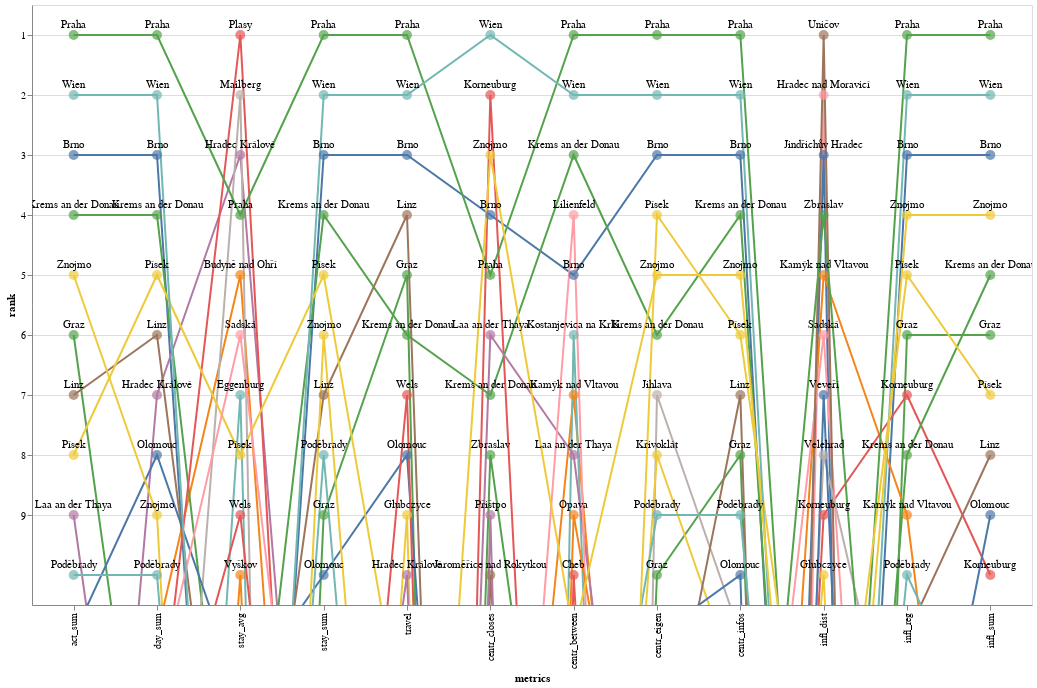

Source (notebook cell):
### Code cell
import altair as alt

max_rank = 10

# get list of important places
imp_places = []
for metric in metrics:
    imp_places_m = df_matrices_order[df_matrices_order[metric] <= max_rank].index
    imp_places.extend(imp_places_m)

imp_places = np.unique(np.array(imp_places))


imp_places = df_matrices_order.loc[imp_places]
imp_places['name'] = imp_places.index

alt.renderers.set_embed_options(
    padding={"left": 5, "right": 10, "bottom": 5, "top": 10}
)

rank_chart = alt.Chart(imp_places).transform_window(
    index='count()'
).transform_fold(
    metrics
).properties(
    width=1000,
    height=600
).encode(
    color=alt.Color('name:N', legend=None),
    x=alt.X(
        'key:N',
        axis=alt.Axis(title='metrics'),
        sort=metrics
    ),
    y=alt.Y(
        'value:Q', 
        scale=alt.Scale(zero=False, domain=[max_rank + 0.5,0.5]),
        axis=alt.Axis(values=[i for i in range(1, max_rank)], title='rank', format='.0f'),
    ),
)

lines = rank_chart.mark_line(
    clip=True
)

circles = rank_chart.mark_circle(
    clip=True,
    size=100
)

labels = rank_chart.mark_text(
    clip=True,
    align='center',
    baseline='middle',
    fill='black',
    dy=-10 
).encode(
    text='name:N'
)

lines + circles + labels

### Figure 1 — Vega-Lite specification as saved in the notebook (floating-point values rounded to 4 significant figures)
{"config": {"view": {"continuousWidth": 400, "continuousHeight": 300}}, "layer": [{"mark": {"type": "line", "clip": true}, "encoding": {"color": {"type": "nominal", "field": "name", "legend": null}, "x": {"type": "nominal", "axis": {"title": "metrics"}, "field": "key", "sort": ["act_sum", "day_sum", "stay_avg", "stay_sum", "travel", "centr_closes", "centr_between", "centr_eigen", "centr_infos", "infl_dist", "infl_reg", "infl_sum"]}, "y": {"type": "quantitative", "axis": {"format": ".0f", "title": "rank", "values": [1, 2, 3, 4, 5, 6, 7, 8, 9]}, "field": "value", "scale": {"domain": [10.5, 0.5], "zero": false}}}, "height": 600, "transform": [{"window": [{"op": "count", "as": "index"}]}, {"fold": ["act_sum", "day_sum", "stay_avg", "stay_sum", "travel", "centr_closes", "centr_between", "centr_eigen", "centr_infos", "infl_dist", "infl_reg", "infl_sum"]}], "width": 1000}, {"mark": {"type": "circle", "clip": true, "size": 100}, "encoding": {"color": {"type": "nominal", "field": "name", "legend": null}, "x": {"type": "nominal", "axis": {"title": "metrics"}, "field": "key", "sort": ["act_sum", "day_sum", "stay_avg", "stay_sum", "travel", "centr_closes", "centr_between", "centr_eigen", "centr_infos", "infl_dist", "infl_reg", "infl_sum"]}, "y": {"type": "quantitative", "axis": {"format": ".0f", "title": "rank", "values": [1, 2, 3, 4, 5, 6, 7, 8, 9]}, "field": "value", "scale": {"domain": [10.5, 0.5], "zero": false}}}, "height": 600, "transform": [{"window": [{"op": "count", "as": "index"}]}, {"fold": ["act_sum", "day_sum", "stay_avg", "stay_sum", "travel", "centr_closes", "centr_between", "centr_eigen", "centr_infos", "infl_dist", "infl_reg", "infl_sum"]}], "width": 1000}, {"mark": {"type": "text", "align": "center", "baseline": "middle", "clip": true, "dy": -10, "fill": "black"}, "encoding": {"color": {"type": "nominal", "field": "name", "legend": null}, "text": {"type": "nominal", "field": "name"}, "x": {"type": "nominal", "axis": {"title": "metrics"}, "field": "key", "sort": ["act_sum", "day_sum", "stay_avg", "stay_sum", "travel", "centr_closes", "centr_between", "centr_eigen", "centr_infos", "infl_dist", "infl_reg", "infl_sum"]}, "y": {"type": "quantitative", "axis": {"format": ".0f", "title": "rank", "values": [1, 2, 3, 4, 5, 6, 7, 8, 9]}, "field": "value", "scale": {"domain": [10.5, 0.5], "zero": false}}}, "height": 600, "transform": [{"window": [{"op": "count", "as": "index"}]}, {"fold": ["act_sum", "day_sum", "stay_avg", "stay_sum", "travel", "centr_closes", "centr_between", "centr_eigen", "centr_infos", "infl_dist", "infl_reg", "infl_sum"]}], "width": 1000}], "data": {"name": "data-18f59602f5d43185d86025e55f8788f0"}, "$schema": "https://vega.github.io/schema/vega-lite/v4.8.1.json", "datasets": {"data-18f59602f5d43185d86025e55f8788f0": [{"act_sum": 3, "day_sum": 3, "stay_avg": 24, "stay_sum": 3, "travel": 3, "centr_closes": 4, "centr_between": 5, "centr_eigen": 3, "centr_infos": 3, "infl_dist": 28, "infl_reg": 3, "infl_sum": 3, "name": "Brno"}, {"act_sum": 25, "day_sum": 11, "stay_avg": 5, "stay_sum": 24, "travel": 27, "centr_closes": 20, "centr_between": 23, "centr_eigen": 18, "centr_infos": 23, "infl_dist": 37, "infl_reg": 40, "infl_sum": 31, "name": "Budyně nad Ohří"}, {"act_sum": 60, "day_sum": 44, "stay_avg": 31, "stay_sum": 57, "travel": 14, "centr_closes": 64, "centr_between": 10, "centr_eigen": 35, "centr_infos": 35, "infl_dist": 69, "infl_reg": 59, "infl_sum": 68, "name": "Cheb"}, {"act_sum": 64, "day_sum": 28, "stay_avg": 7, "stay_sum": 61, "travel": 42, "centr_closes": 66, "centr_between": 70, "centr_eigen": 40, "centr_infos": 53, "infl_dist": 11, "infl_reg": 62, "infl_sum": 65, "name": "Eggenburg"}, {"act_sum": 6, "day_sum": 16, "stay_avg": 40, "stay_sum": 9, "travel": 5, "centr_closes": 61, "centr_between": 43, "centr_eigen": 10, "centr_infos": 8, "infl_dist": 44, "infl_reg": 6, "infl_sum": 6, "name": "Graz"}, {"act_sum": 31, "day_sum": 21, "stay_avg": 15, "stay_sum": 29, "travel": 9, "centr_closes": 60, "centr_between": 42, "centr_eigen": 39, "centr_infos": 25, "infl_dist": 10, "infl_reg": 41, "infl_sum": 36, "name": "Głubczyce"}, {"act_sum": 23, "day_sum": 7, "stay_avg": 3, "stay_sum": 20, "travel": 10, "centr_closes": 44, "centr_between": 36, "centr_eigen": 24, "centr_infos": 21, "infl_dist": 54, "infl_reg": 25, "infl_sum": 19, "name": "Hradec Králové"}, {"act_sum": 30, "day_sum": 40, "stay_avg": 48, "stay_sum": 34, "travel": 26, "centr_closes": 52, "centr_between": 64, "centr_eigen": 64, "centr_infos": 63, "infl_dist": 2, "infl_reg": 67, "infl_sum": 37, "name": "Hradec nad Moravicí"}, {"act_sum": 69, "day_sum": 59, "stay_avg": 57, "stay_sum": 54, "travel": 67, "centr_closes": 10, "centr_between": 31, "centr_eigen": 27, "centr_infos": 29, "infl_dist": 46, "infl_reg": 23, "infl_sum": 41, "name": "Jaroměřice nad Rokytkou"}, {"act_sum": 16, "day_sum": 24, "stay_avg": 51, "stay_sum": 11, "travel": 34, "centr_closes": 18, "centr_between": 73, "centr_eigen": 7, "centr_infos": 11, "infl_dist": 33, "infl_reg": 13, "infl_sum": 17, "name": "Jihlava"}, {"act_sum": 70, "day_sum": 60, "stay_avg": 58, "stay_sum": 66, "travel": 69, "centr_closes": 49, "centr_between": 62, "centr_eigen": 56, "centr_infos": 46, "infl_dist": 3, "infl_reg": 75, "infl_sum": 63, "name": "Jindřichův Hradec"}, {"act_sum": 27, "day_sum": 33, "stay_avg": 35, "stay_sum": 30, "travel": 60, "centr_closes": 21, "centr_between": 7, "centr_eigen": 23, "centr_infos": 26, "infl_dist": 5, "infl_reg": 9, "infl_sum": 20, "name": "Kamýk nad Vltavou"}, {"act_sum": 12, "day_sum": 36, "stay_avg": 42, "stay_sum": 25, "travel": 55, "centr_closes": 2, "centr_between": 29, "centr_eigen": 41, "centr_infos": 34, "infl_dist": 9, "infl_reg": 7, "infl_sum": 10, "name": "Korneuburg"}, {"act_sum": 40, "day_sum": 62, "stay_avg": 67, "stay_sum": 27, "travel": 11, "centr_closes": 74, "centr_between": 6, "centr_eigen": 43, "centr_infos": 45, "infl_dist": 68, "infl_reg": 63, "infl_sum": 50, "name": "Kostanjevica na Krki"}, {"act_sum": 4, "day_sum": 4, "stay_avg": 16, "stay_sum": 4, "travel": 6, "centr_closes": 7, "centr_between": 3, "centr_eigen": 6, "centr_infos": 4, "infl_dist": 25, "infl_reg": 8, "infl_sum": 5, "name": "Krems an der Donau"}, {"act_sum": 19, "day_sum": 22, "stay_avg": 49, "stay_sum": 13, "travel": 41, "centr_closes": 29, "centr_between": 27, "centr_eigen": 8, "centr_infos": 12, "infl_dist": 41, "infl_reg": 15, "infl_sum": 18, "name": "Křivoklát"}, {"act_sum": 9, "day_sum": 19, "stay_avg": 41, "stay_sum": 14, "travel": 44, "centr_closes": 6, "centr_between": 8, "centr_eigen": 19, "centr_infos": 17, "infl_dist": 34, "infl_reg": 12, "infl_sum": 21, "name": "Laa an der Thaya"}, {"act_sum": 22, "day_sum": 27, "stay_avg": 39, "stay_sum": 19, "travel": 35, "centr_closes": 22, "centr_between": 4, "centr_eigen": 49, "centr_infos": 30, "infl_dist": 67, "infl_reg": 61, "infl_sum": 59, "name": "Lilienfeld"}, {"act_sum": 7, "day_sum": 6, "stay_avg": 17, "stay_sum": 7, "travel": 4, "centr_closes": 43, "centr_between": 20, "centr_eigen": 14, "centr_infos": 7, "infl_dist": 50, "infl_reg": 11, "infl_sum": 8, "name": "Linz"}, {"act_sum": 73, "day_sum": 20, "stay_avg": 2, "stay_sum": 73, "travel": 37, "centr_closes": 25, "centr_between": 38, "centr_eigen": 57, "centr_infos": 50, "infl_dist": 76, "infl_reg": 76, "infl_sum": 76, "name": "Mailberg"}, {"act_sum": 11, "day_sum": 8, "stay_avg": 12, "stay_sum": 10, "travel": 8, "centr_closes": 28, "centr_between": 57, "centr_eigen": 11, "centr_infos": 10, "infl_dist": 55, "infl_reg": 16, "infl_sum": 9, "name": "Olomouc"}, {"act_sum": 18, "day_sum": 25, "stay_avg": 43, "stay_sum": 16, "travel": 12, "centr_closes": 50, "centr_between": 9, "centr_eigen": 17, "centr_infos": 16, "infl_dist": 57, "infl_reg": 33, "infl_sum": 25, "name": "Opava"}, {"act_sum": 24, "day_sum": 13, "stay_avg": 1, "stay_sum": 26, "travel": 17, "centr_closes": 48, "centr_between": 41, "centr_eigen": 36, "centr_infos": 32, "infl_dist": 35, "infl_reg": 20, "infl_sum": 15, "name": "Plasy"}, {"act_sum": 10, "day_sum": 10, "stay_avg": 27, "stay_sum": 8, "travel": 24, "centr_closes": 13, "centr_between": 17, "centr_eigen": 9, "centr_infos": 9, "infl_dist": 24, "infl_reg": 10, "infl_sum": 13, "name": "Poděbrady"}, {"act_sum": 1, "day_sum": 1, "stay_avg": 4, "stay_sum": 1, "travel": 1, "centr_closes": 5, "centr_between": 1, "centr_eigen": 1, "centr_infos": 1, "infl_dist": 22, "infl_reg": 1, "infl_sum": 1, "name": "Praha"}, {"act_sum": 8, "day_sum": 5, "stay_avg": 8, "stay_sum": 5, "travel": 13, "centr_closes": 27, "centr_between": 37, "centr_eigen": 4, "centr_infos": 6, "infl_dist": 16, "infl_reg": 5, "infl_sum": 7, "name": "Písek"}, {"act_sum": 46, "day_sum": 54, "stay_avg": 44, "stay_sum": 40, "travel": 62, "centr_closes": 9, "centr_between": 59, "centr_eigen": 58, "centr_infos": 47, "infl_dist": 59, "infl_reg": 49, "infl_sum": 61, "name": "Přištpo"}, {"act_sum": 26, "day_sum": 12, "stay_avg": 6, "stay_sum": 18, "travel": 30, "centr_closes": 17, "centr_between": 53, "centr_eigen": 12, "centr_infos": 18, "infl_dist": 6, "infl_reg": 27, "infl_sum": 29, "name": "Sadská"}, {"act_sum": 44, "day_sum": 64, "stay_avg": 63, "stay_sum": 51, "travel": 65, "centr_closes": 56, "centr_between": 52, "centr_eigen": 47, "centr_infos": 61, "infl_dist": 1, "infl_reg": 72, "infl_sum": 58, "name": "Uničov"}, {"act_sum": 41, "day_sum": 30, "stay_avg": 32, "stay_sum": 32, "travel": 28, "centr_closes": 40, "centr_between": 21, "centr_eigen": 28, "centr_infos": 36, "infl_dist": 8, "infl_reg": 14, "infl_sum": 11, "name": "Velehrad"}, {"act_sum": 52, "day_sum": 43, "stay_avg": 29, "stay_sum": 48, "travel": 57, "centr_closes": 36, "centr_between": 74, "centr_eigen": 50, "centr_infos": 48, "infl_dist": 7, "infl_reg": 39, "infl_sum": 30, "name": "Veveří"}, {"act_sum": 34, "day_sum": 29, "stay_avg": 10, "stay_sum": 39, "travel": 39, "centr_closes": 67, "centr_between": 67, "centr_eigen": 59, "centr_infos": 54, "infl_dist": 19, "infl_reg": 34, "infl_sum": 47, "name": "Vyškov"}, {"act_sum": 17, "day_sum": 14, "stay_avg": 9, "stay_sum": 22, "travel": 7, "centr_closes": 53, "centr_between": 22, "centr_eigen": 29, "centr_infos": 22, "infl_dist": 62, "infl_reg": 45, "infl_sum": 22, "name": "Wels"}, {"act_sum": 2, "day_sum": 2, "stay_avg": 25, "stay_sum": 2, "travel": 2, "centr_closes": 1, "centr_between": 2, "centr_eigen": 2, "centr_infos": 2, "infl_dist": 27, "infl_reg": 2, "infl_sum": 2, "name": "Wien"}, {"act_sum": 29, "day_sum": 18, "stay_avg": 30, "stay_sum": 23, "travel": 49, "centr_closes": 8, "centr_between": 18, "centr_eigen": 21, "centr_infos": 19, "infl_dist": 4, "infl_reg": 21, "infl_sum": 23, "name": "Zbraslav"}, {"act_sum": 5, "day_sum": 9, "stay_avg": 34, "stay_sum": 6, "travel": 23, "centr_closes": 3, "centr_between": 11, "centr_eigen": 5, "centr_infos": 5, "infl_dist": 20, "infl_reg": 4, "infl_sum": 4, "name": "Znojmo"}]}}
